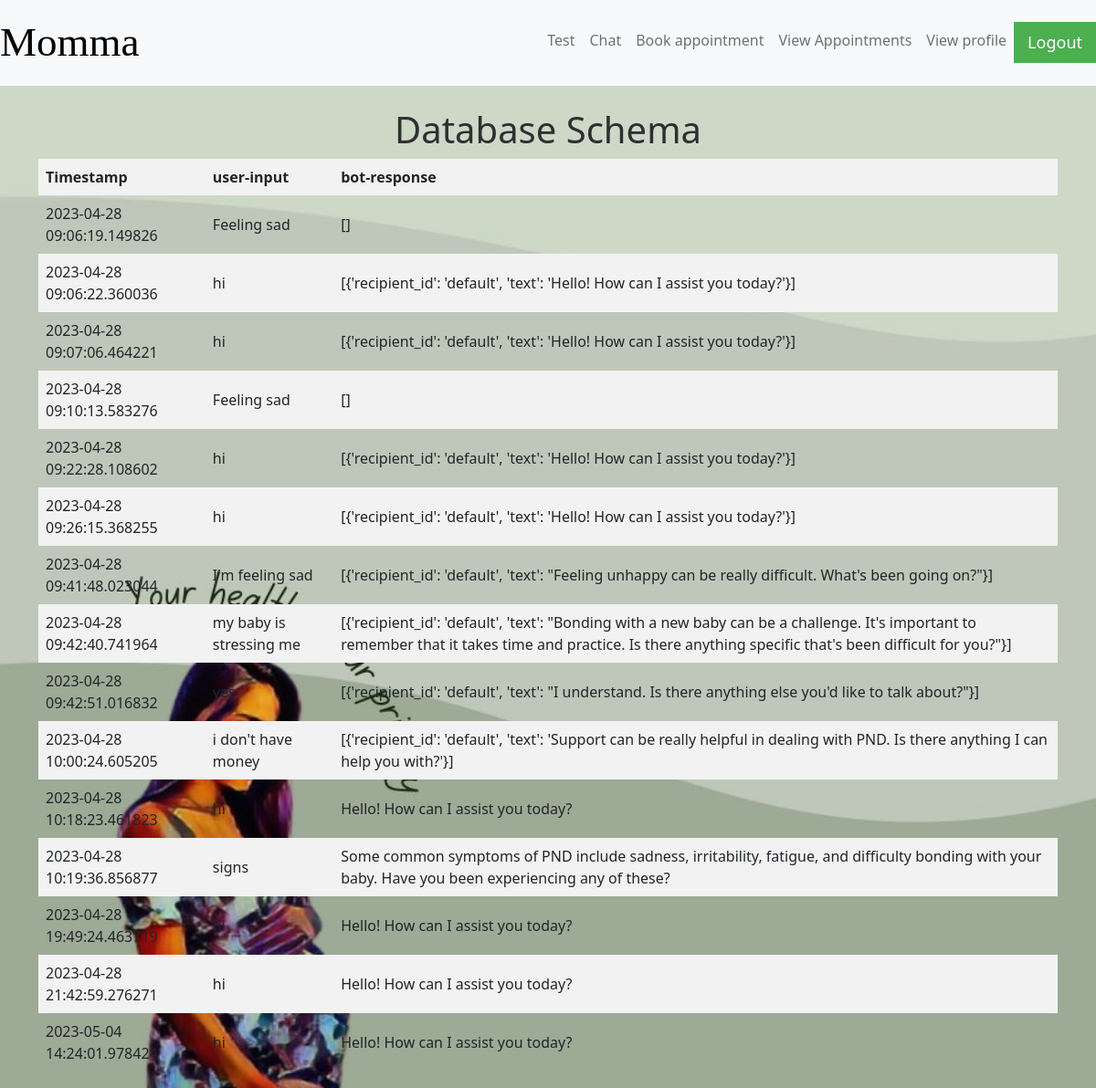
/test, run on the app's committed database.
### index/models.py (models this page shows, shortened)
class Message(db.Model):
    id = db.Column(db.Integer, primary_key=True)
    timestamp = db.Column(db.DateTime, default=datetime.utcnow)
    user_input = db.Column(db.String(255))
    bot_response = db.Column(db.String(1000))

### index/routes.py (the view)
@app.route('/test')
def test_page():
    messages = Message.query.all()
    return render_template('test.html', messages=messages)

### index/templates/test.html
{% extends 'main.html'%}
{% block content%}
<h1 style="text-align: center;">Database Schema</h1>
<div>
    <table>
        <thead>
            <tr>
                <th>Timestamp</th>
                <th>user-input</th>
                <th>bot-response</th>
            </tr>
        </thead>
        <tbody>
            {% for message in messages %}
            <tr>
                <td>{{ message.timestamp }}</td>
                <td>{{ message.user_input }}</td>
                <td>{{ message.bot_response }}</td>
            </tr>
            {% endfor %}
        </tbody>
    </table>
</div>
{%endblock%}

### index/templates/main.html (shortened to what this page needs)
<!DOCTYPE html>
<html lang="en">
<head>
    <link rel="stylesheet" type="text/css" href="{{ url_for('static', filename='css/static.css')}}">
    <link href="https://cdn.jsdelivr.net/npm/bootstrap@5.2.1/dist/css/bootstrap.min.css" rel="stylesheet">
    <link rel="stylesheet" href="https://cdnjs.cloudflare.com/ajax/libs/font-awesome/4.7.0/css/font-awesome.min.css">
</head>
<body style="background-image: url({{ url_for('static', filename='images/background.jpg') }}); background-size: cover; background-attachment: fixed; background-repeat: no-repeat;">
  <nav class="navbar navbar-expand-lg bg-light">
		<a style="font-size: 45px; font-style:normal; font-family: serif; color: rgb(0, 0, 0);" class="navbar-brand" href="/home">Momma</a>
    <div class="collapse navbar-collapse nav justify-content-end" id="navbarSupportedContent">
      <ul class="navbar-nav mr-auto">
        <li class="nav-item active">
          <a class="nav-link" href="{{ url_for('take_test') }}">Test</a>
        </li>
        <li class="nav-item active">
          <a class="nav-link" href="{{ url_for('chat_page') }}">Chat</a>
        </li>
        <li class="nav-item active">
          <a class="nav-link" href="{{ url_for('book_appointment') }}">Book appointment</a>
        </li>
        <li class="nav-item">
          <a class="nav-link" href="{{ url_for('view_appointment') }}">View Appointments</a>
        </li>
        <li class="nav-item">
          <a class="nav-link" href="{{ url_for('view_profile') }}">View profile</a>
        </li>
        <li>
          <a href="{{url_for('logout')}}" onclick="return confirm('Are you sure you want to logout?');">
            <button class="logout-button logout-button:hover">Logout</button>
        </a>
        </li>
      </ul>
    </div>
  </nav>
    <div class ="container spacer">
      <br>
            {% block content %}
            {% endblock content %}
    </div>
</body>
</html>

### index/static/css/static.css (style rules this page uses)
h1 { font-size: 20px; color: rgb(47, 47, 49); font-weight: bold; }
.logout-button { background-color: #4CAF50; color: white; padding: 9px 15px; margin: 0px 0; border: none; cursor: pointer; font-size: 18px; }
table { width: 100%; border-collapse: collapse; }
th, td { border: 1px solid #dddddd; padding: 8px; text-align: left; }
th { background-color: #f2f2f2; font-weight: bold; }
tr:nth-child(even) { background-color: #f2f2f2; }
.spacer { margin-bottom: 150px; }

### data on the page
Message: timestamp "2023-04-28 09:06:19.149826", user_input "Feeling sad", bot_response "[]"
Message: timestamp "2023-04-28 09:06:22.360036", user_input "hi", bot_response "[{'recipient_id': 'default', 'text': 'Hello! How can I assist you today?'}]"
Message: timestamp "2023-04-28 09:07:06.464221", user_input "hi", bot_response "[{'recipient_id': 'default', 'text': 'Hello! How can I assist you today?'}]"
Message: timestamp "2023-04-28 09:10:13.583276", user_input "Feeling sad", bot_response "[]"
Message: timestamp "2023-04-28 09:22:28.108602", user_input "hi", bot_response "[{'recipient_id': 'default', 'text': 'Hello! How can I assist you today?'}]"
Message: timestamp "2023-04-28 09:26:15.368255", user_input "hi", bot_response "[{'recipient_id': 'default', 'text': 'Hello! How can I assist you today?'}]"
Message: timestamp "2023-04-28 09:41:48.023044", user_input "I'm feeling sad", bot_response "[{'recipient_id': 'default', 'text': \"Feeling unhappy can be really difficult. What's been going on?\"}]"
Message: timestamp "2023-04-28 09:42:40.741964", user_input "my baby is stressing me", bot_response "[{'recipient_id': 'default', 'text': \"Bonding with a new baby can be a challenge. It's important to remember that it takes time and practice. Is there anything specific that's been difficult for you?\"}]"
Message: timestamp "2023-04-28 09:42:51.016832", user_input "yes", bot_response "[{'recipient_id': 'default', 'text': \"I understand. Is there anything else you'd like to talk about?\"}]"
Message: timestamp "2023-04-28 10:00:24.605205", user_input "i don't have money", bot_response "[{'recipient_id': 'default', 'text': 'Support can be really helpful in dealing with PND. Is there anything I can help you with?'}]"
Message: timestamp "2023-04-28 10:18:23.461823", user_input "hi", bot_response "Hello! How can I assist you today?"
Message: timestamp "2023-04-28 10:19:36.856877", user_input "signs", bot_response "Some common symptoms of PND include sadness, irritability, fatigue, and difficulty bonding with your baby. Have you been experiencing any of these?"
Message: timestamp "2023-04-28 19:49:24.463719", user_input "hi", bot_response "Hello! How can I assist you today?"
Message: timestamp "2023-04-28 21:42:59.276271", user_input "hi", bot_response "Hello! How can I assist you today?"
Message: timestamp "2023-05-04 14:24:01.978424", user_input "hi", bot_response "Hello! How can I assist you today?"
